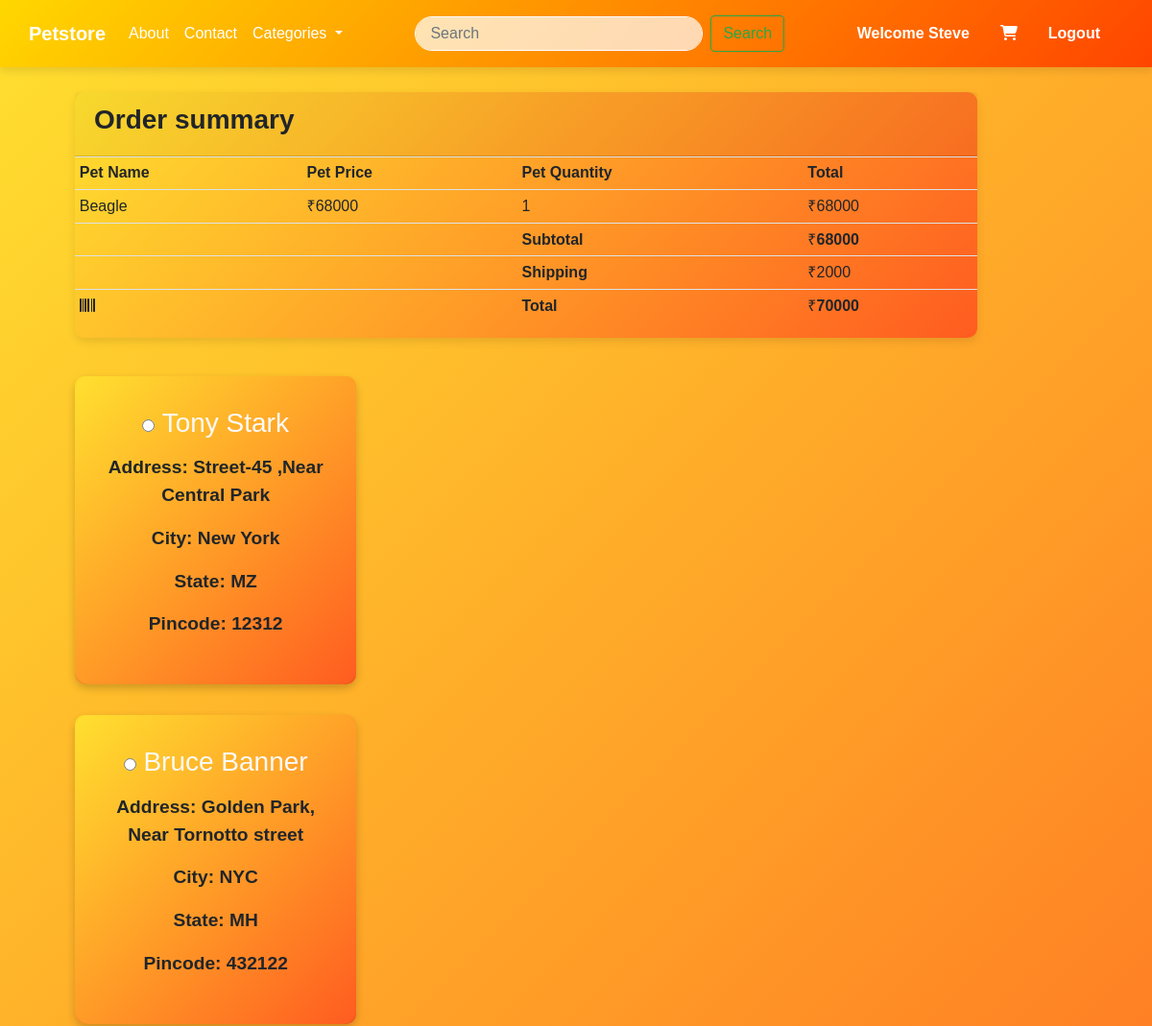
The app's page /checkout/ (signed in, upper part), older data.
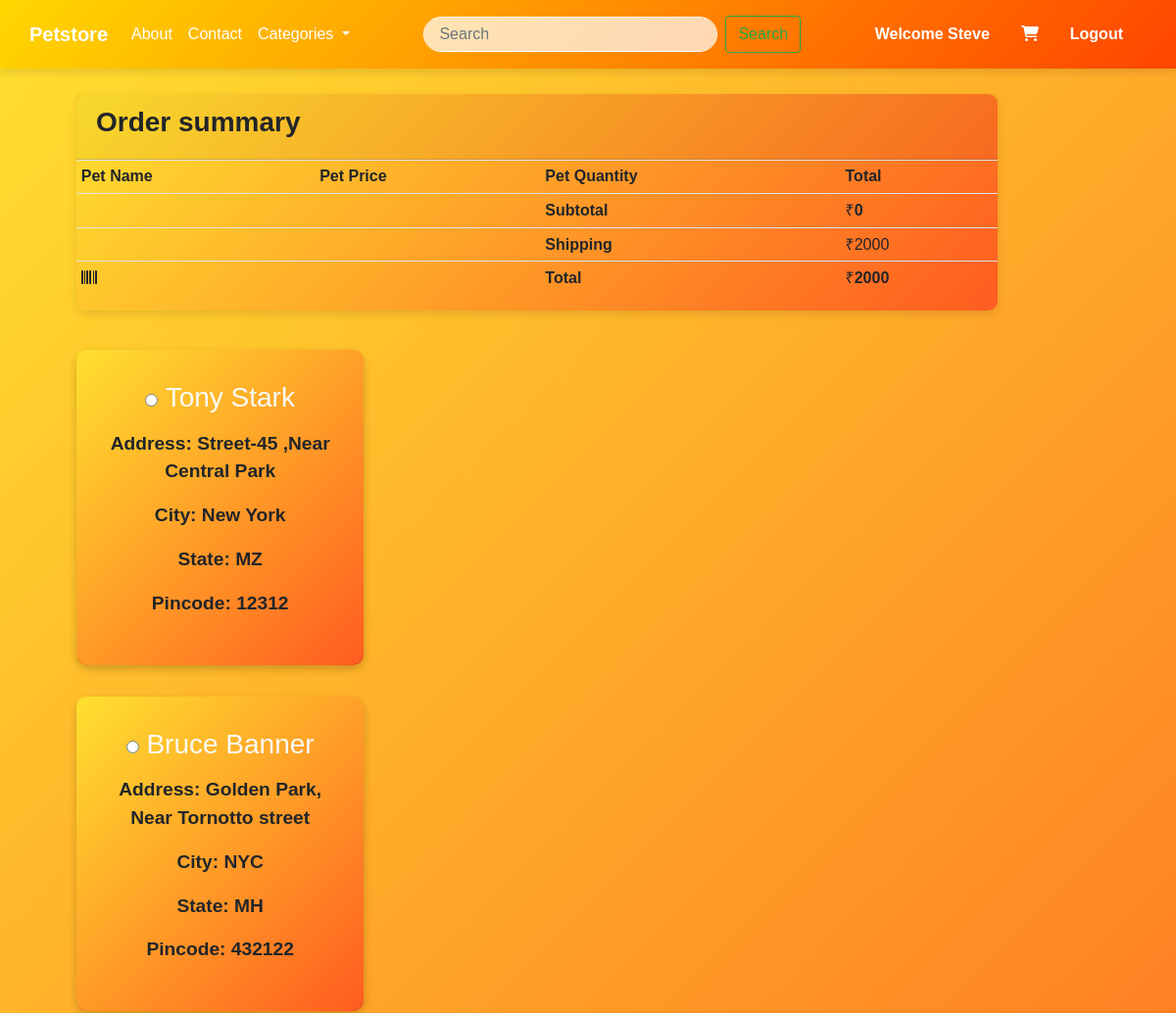
The same page, newer data.
### core/models.py (models this page shows, shortened)
class Cart(models.Model):
    user = models.ForeignKey(User, on_delete=models.CASCADE)       #Each cart instance is associated with a single user.
    product = models.ForeignKey(Pet, on_delete=models.CASCADE)     #Each cart instance is associated with a single pet product. Similarly, the on_delete=models.CASCADE argument means that if the referenced Pet object is deleted, the corresponding Cart instances associated with that product will be deleted.
    quantity = models.PositiveIntegerField(default=1)              # Quantity cannot be negative so we have used PositiveIntegerField

class Pet(models.Model):
    CATEGORY_CHOICES = [
        ('DOG', 'Dog'),
        ('CAT', 'Cat'),
        ('BIRD', 'Bird'),
    ]
    name = models.CharField(max_length=100)
    category = models.CharField(max_length=20, choices=CATEGORY_CHOICES)
    small_description=models.CharField(max_length=300)
    description=models.TextField()
    selling_price = models.IntegerField()
    discounted_price = models.IntegerField()
    percentage = models.IntegerField(default=0)
    price_and_quantity_total = models.IntegerField(default=0)
    pet_image =models.ImageField(upload_to='pet_images')  # As we are using image field we have to intall 'pillow'. And we have to Define MEDIA_URL in settings.py file so that all folder should save in media directory

class Customer(models.Model):
    STATE_CHOICES = [
        ('AP', 'Andhra Pradesh'),
        ('AR', 'Arunachal Pradesh'),
        ('AS', 'Assam'),
        ('BR', 'Bihar'),
        ('CT', 'Chhattisgarh'),
        ('GA', 'Goa'),
        ('GJ', 'Gujarat'),
        ('HR', 'Haryana'),
        ('HP', 'Himachal Pradesh'),
        ('JH', 'Jharkhand'),
        ('KA', 'Karnataka'),
        ('KL', 'Kerala'),
        ('MP', 'Madhya Pradesh'),
        ('MH', 'Maharashtra'),
        ('MN', 'Manipur'),
        ('ML', 'Meghalaya'),
        ('MZ', 'Mizoram'),
        ('NL', 'Nagaland'),
        ('OR', 'Odisha'),
        ('PB', 'Punjab'),
        ('RJ', 'Rajasthan'),
        ('SK', 'Sikkim'),
        ('TN', 'Tamil Nadu'),
        ('TG', 'Telangana'),
        ('TR', 'Tripura'),
        ('UP', 'Uttar Pradesh'),
        ('UK', 'Uttarakhand'),
        ('WB', 'West Bengal'),
        ('AN', 'Andaman and Nicobar Islands'),
        ('CH', 'Chandigarh'),
        ('DN', 'Dadra and Nagar Haveli and Daman and Diu'),
        ('DL', 'Delhi'),
        ('JK', 'Jammu and Kashmir'),
        ('LA', 'Ladakh'),
        ('LD', 'Lakshadweep'),
        ('PY', 'Puducherry'),
    ]
    user = models.ForeignKey(User, on_delete=models.CASCADE)  # we have created Many-to-one relationship i.e multiple order can be done by one user
    name = models.CharField(max_length=100)
    address = models.CharField(max_length=100)
    city = models.CharField(max_length=100)
    state = models.CharField(max_length=2, choices=STATE_CHOICES)
    pincode = models.IntegerField(
        default=0,
        blank=True,
        null=True,
    )

### core/views.py (the view)
# urls.py: path('checkout/',views.checkout,name='checkout'),
def checkout(request):
    cart_items = Cart.objects.filter(user=request.user)      # cart_items will fetch product of current user, and show product available in the cart of the current user.
    total =0
    delhivery_charge =2000
    for item in cart_items:
        item.product.price_and_quantity_total = item.product.discounted_price * item.quantity
        total += item.product.price_and_quantity_total
    final_price= delhivery_charge + total
    address = Customer.objects.filter(user=request.user)
    return render(request, 'core/checkout.html', {'cart_items': cart_items,'total':total,'final_price':final_price,'address':address})

### core/templates/core/checkout.html (shortened to what the changed rows need)
{% extends "core/base.html" %}
{% block content %}
<div class="container">
    <div class="row">
        <div class="col-sm-10 mt-5 ml-5 ">
            <div class="container ">
                    <div class="row">
                        <div class="col-md-12 mt-5">
                            <div class="card ">
                                <div class="card-block">
                                    <div class="table-responsive">
                                        <table class="table table-sm">
                                            <thead>
                                                <tr>
                                                    <td><strong>Pet Name</strong></td>
                                                    <td class="text-xs-center"><strong>Pet Price</strong></td>
                                                    <td class="text-xs-center"><strong>Pet Quantity</strong></td>
                                                    <td class="text-xs-right"><strong>Total</strong></td>
                                                </tr>
                                            </thead>
                                            <tbody>
                                                {% for item in cart_items %}
                                                <tr>
                                                    <td>{{item.product.name}}</td>
                                                    <td class="text-xs-center">₹{{item.product.discounted_price}}</td>
                                                    <td class="text-xs-center">{{item.quantity}}</td>
                                                    <td class="text-xs-right">₹{{item.product.price_and_quantity_total}}</td>
                                                </tr>
                                                {% endfor %}
                                                <tr>
                                                    <td class="highrow text-xs-right">₹<b>{{total}}</b></td>
                                                </tr>
                                                <tr>
                                                    <td class="emptyrow text-xs-right">₹<b>{{final_price}}</b></td>
                                                </tr>
                                            </tbody>
                                        </table>
                                    </div>
                                </div>
                            </div>
                        </div>
                    </div>
                    <div class="row">
                       <form method="POST" action="{% url 'payment' %}">
                        <div class="col-sm-4 mt-3">
                            {% for add in address %}
                            <label class="address-label">
                                <div class="card address-card shadow-sm mt-4 ">
                                    <div class="card-body profile-form">
                                        <h3 class="mb-3">
                                            <input type="radio" name="selected_address" value="{{ add.id }}" checked>
                                            <span class="address-name text-light">{{ add.name }}</span>
                                        </h3>
                                        <p class="address-detail">Address: {{ add.address }}</p>
                                        <p class="address-detail">City: {{ add.city }}</p>
                                        <p class="address-detail">State: {{ add.state }}</p>
                                        <p class="address-detail">Pincode: {{ add.pincode }}</p>
                                    </div>
                                </div>
                            </label>
                            {% endfor %}
                            </div>
                        </div>
                    </div>
                </div>
        </div>
    </div>
{% endblock content %}

Row changes from the older to the newer data that the page shows:
removed Cart: product.name "Beagle", product.discounted_price "68000", quantity "1", product.price_and_quantity_total "68000"
Text that changed along with them:
{{ total }}: "68000" → "0"
{{ final_price }}: "70000" → "2000"
